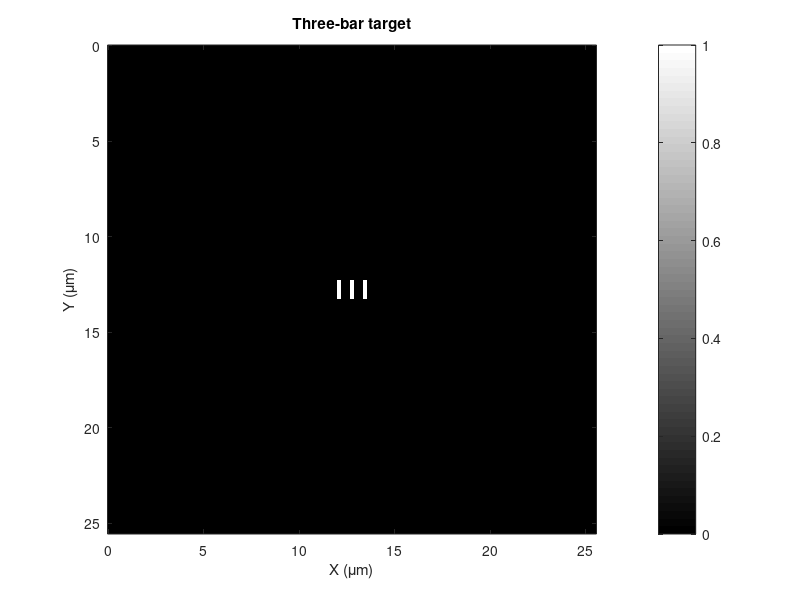

Write MATLAB code to recreate this figure.

clear; clc; close all;

%% 1. PARAMETERS
dx = 100e-9;          % Pixel size: 100 nm
bar_width = 200e-9;   % Bar width: 200 nm
gap = 500e-9;         % Gap: 500 nm

bar_length = 1e-6;    % Bar length: 1 um
N = 256;              % Image size: 256 x 256 pixels

%% 2. CREATE OBJECT
object = zeros(N,N);

bar_px = round(bar_width/dx);
gap_px = round(gap/dx);
length_px = round(bar_length/dx);

total_width = 3*bar_px + 2*gap_px;

% Center the pattern
start_col = floor((N-total_width)/2) + 1;
start_row = floor((N-length_px)/2) + 1;

for k = 0:2
    c1 = start_col + k*(bar_px+gap_px);
    c2 = c1 + bar_px - 1;

    object(start_row:start_row+length_px-1,c1:c2) = 1;
end

%% 3. DISPLAY
x = (0:N-1)*dx*1e6;
y = (0:N-1)*dx*1e6;

figure;
imagesc(x,y,object);
colormap(gray);
axis image;
set(gca,'YDir','reverse');

xlabel('X (\mum)');
ylabel('Y (\mum)');
title('Three-bar target');
colorbar;

%% 4. PHYSICAL PARAMETERS
FOV_x = N*dx;
FOV_y = N*dx;

actual_bar_width = bar_px*dx;
actual_gap = gap_px*dx;
actual_length = length_px*dx;

pattern_width = 3*actual_bar_width + 2*actual_gap;
pattern_height = actual_length;

center_distance = actual_bar_width + actual_gap;

%% 5. DISPLAY PARAMETERS
fprintf('\n====================================\n');
fprintf('       OBJECT PARAMETERS\n');
fprintf('====================================\n');

fprintf('\n[Sampling]\n');
fprintf('Pixel size       : %.2f nm\n',dx*1e9);
fprintf('Image size       : %d x %d pixels\n',N,N);

fprintf('\n[Field of View]\n');
fprintf('FOV X            : %.3f um\n',FOV_x*1e6);
fprintf('FOV Y            : %.3f um\n',FOV_y*1e6);
fprintf('Total FOV        : %.3f x %.3f um^2\n',...
    FOV_x*1e6,FOV_y*1e6);

fprintf('\n[Individual Bar]\n');
fprintf('Number of bars   : 3\n');
fprintf('Bar width        : %.2f nm\n',actual_bar_width*1e9);
fprintf('Bar length       : %.2f um\n',actual_length*1e6);
fprintf('Bar pixels       : %d x %d pixels\n',...
    bar_px,length_px);

fprintf('\n[Spacing]\n');
fprintf('Edge-to-edge gap : %.2f nm\n',actual_gap*1e9);
fprintf('Center distance  : %.2f nm\n',center_distance*1e9);

fprintf('\n[Total Pattern]\n');
fprintf('Pattern width    : %.2f um\n',pattern_width*1e6);
fprintf('Pattern height   : %.2f um\n',pattern_height*1e6);
fprintf('Pattern size     : %.2f x %.2f um^2\n',...
    pattern_width*1e6,pattern_height*1e6);

fprintf('\n====================================\n');
